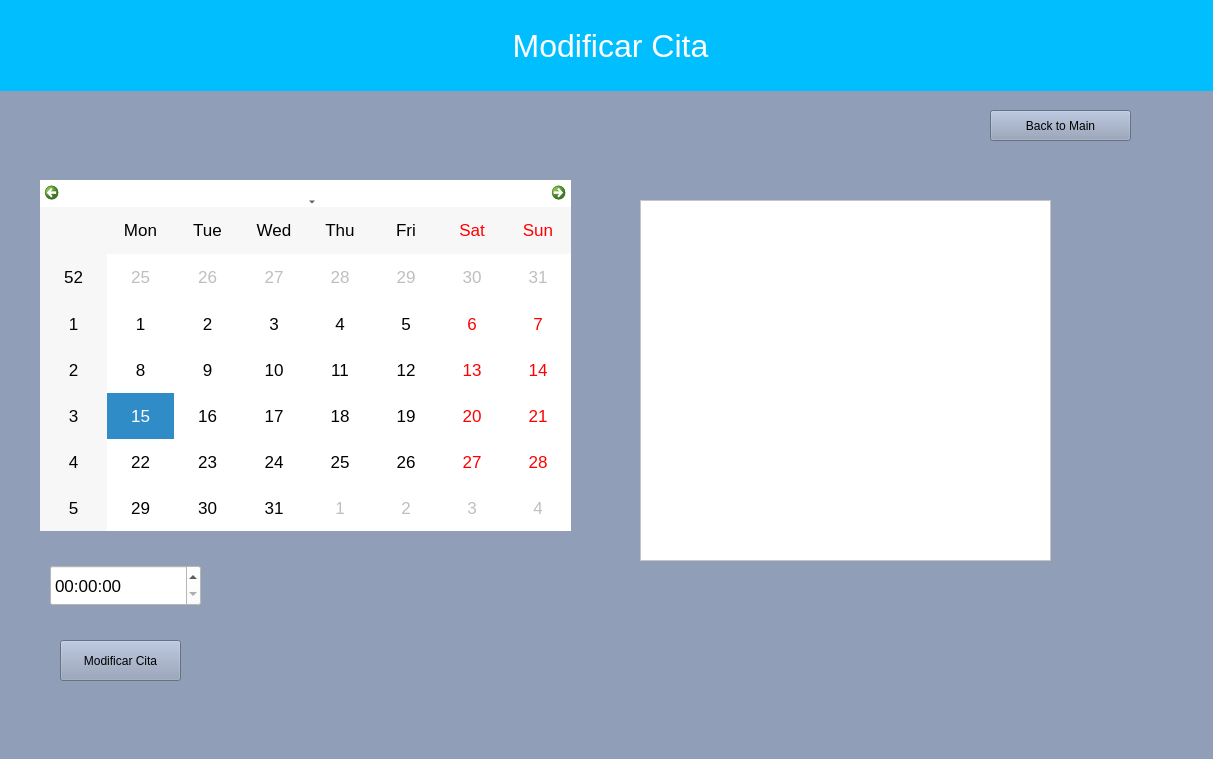
<?xml version="1.0" encoding="UTF-8"?>
<ui version="4.0">
 <class>Calendar</class>
 <widget class="QWidget" name="Calendar">
  <property name="geometry">
   <rect>
    <x>0</x>
    <y>0</y>
    <width>1213</width>
    <height>759</height>
   </rect>
  </property>
  <property name="windowTitle">
   <string>Form</string>
  </property>
  <property name="styleSheet">
   <string notr="true">background-color:rgb(144, 158, 184);</string>
  </property>
  <widget class="QCalendarWidget" name="calendarWidget">
   <property name="geometry">
    <rect>
     <x>40</x>
     <y>180</y>
     <width>531</width>
     <height>351</height>
    </rect>
   </property>
   <property name="styleSheet">
    <string notr="true">background:white;
font: 13pt;</string>
   </property>
  </widget>
  <widget class="QTimeEdit" name="timefield">
   <property name="geometry">
    <rect>
     <x>50</x>
     <y>565</y>
     <width>151</width>
     <height>41</height>
    </rect>
   </property>
   <property name="styleSheet">
    <string notr="true">background:white;
font: 13pt;
</string>
   </property>
  </widget>
  <widget class="QPushButton" name="BtnAddNew">
   <property name="geometry">
    <rect>
     <x>60</x>
     <y>640</y>
     <width>121</width>
     <height>41</height>
    </rect>
   </property>
   <property name="text">
    <string>Modificar Cita</string>
   </property>
  </widget>
  <widget class="QPushButton" name="BtnBack">
   <property name="geometry">
    <rect>
     <x>990</x>
     <y>110</y>
     <width>141</width>
     <height>31</height>
    </rect>
   </property>
   <property name="text">
    <string>Back to Main</string>
   </property>
  </widget>
  <widget class="QLabel" name="label">
   <property name="geometry">
    <rect>
     <x>-10</x>
     <y>0</y>
     <width>1241</width>
     <height>91</height>
    </rect>
   </property>
   <property name="styleSheet">
    <string notr="true">
color:white;
font-size: 32px;
background: #01BFFF;
</string>
   </property>
   <property name="text">
    <string>Modificar Cita</string>
   </property>
   <property name="alignment">
    <set>Qt::AlignCenter</set>
   </property>
  </widget>
  <widget class="QLabel" name="lblFeedback">
   <property name="geometry">
    <rect>
     <x>430</x>
     <y>560</y>
     <width>741</width>
     <height>151</height>
    </rect>
   </property>
   <property name="styleSheet">
    <string notr="true">Color: green;
font:12pt;</string>
   </property>
   <property name="text">
    <string/>
   </property>
  </widget>
  <widget class="QListWidget" name="listWidget">
   <property name="geometry">
    <rect>
     <x>640</x>
     <y>200</y>
     <width>411</width>
     <height>361</height>
    </rect>
   </property>
   <property name="styleSheet">
    <string notr="true">background: white;
</string>
   </property>
  </widget>
 </widget>
 <resources/>
 <connections/>
</ui>
